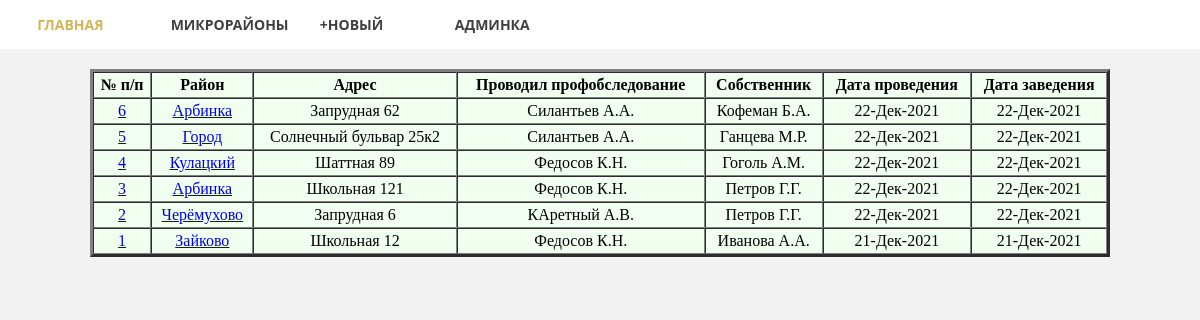
/, run on an earlier commit of the app's database.
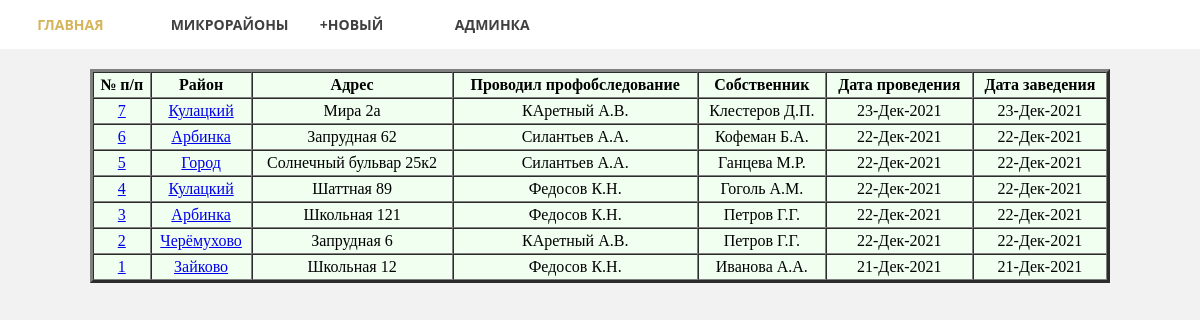
And on a later commit of the database.
### pas_chjs/models.py (models this page shows, shortened)
class Pas_chjs(models.Model):
     pas_number = models.IntegerField(verbose_name='Номер паспорта', unique=True)
     mkr_name_pas = models.ForeignKey('Mkr_name', on_delete=models.PROTECT, null=True, verbose_name='Микрорайон')
     pas_adress = models.CharField(max_length=350, verbose_name='Адрес')
     stages = models.IntegerField(blank=True, verbose_name='Этажность')
     walls_material = models.ForeignKey('Materials_walls', on_delete=models.PROTECT, null=True, verbose_name='Стены', blank=True)
     electric = models.BooleanField(default=True, verbose_name='Электрофицирован')
     apis = models.IntegerField(default=0, verbose_name='АПИ')
     living = models.IntegerField(default=0, verbose_name='Проживает')
     childrens = models.IntegerField(default=0, verbose_name='Дети')
     characteristic = models.TextField(blank=True, verbose_name='Характеристика')
     owner_name = models.CharField(max_length=200, blank=True, verbose_name='Имя собственника')
     date_owner = models.DateField(verbose_name='Дата')
     woker_mchs = models.CharField(max_length=200, verbose_name='Сотрудник')
     woker_date = models.DateField(verbose_name='Дата')
     unfineshed = models.BooleanField(default=False, verbose_name='Недострой')
     created_at = models.DateTimeField(auto_now_add=True, verbose_name='Создано')
     created_update = models.DateTimeField(auto_now=True, verbose_name='Обновлено')
     class Meta:
          verbose_name = 'Паспорт'
          verbose_name_plural = 'Паспорта'
          ordering = ['-created_at']

class Mkr_name(models.Model):
     name = models.CharField(max_length=150, db_index=True, verbose_name='Микрорайон')
     def __str__(self):
         return self.name
     class Meta:
          verbose_name = 'Микрорайон'
          verbose_name_plural = 'Микрорайоны'

### pas_chjs/views.py (the view)
# urls.py: path('', index),
def index(request):
    pas_chjs = Pas_chjs.objects.all()
    mkr_name = Mkr_name.objects.all()
    materials_walls = Materials_walls.objects.all()
    context = {
        'pas_chjs': pas_chjs,
        'title': 'Список паспортов ЧЖС',
        'mkr_name': mkr_name,
        'materials_wals': materials_walls,
    }
    return render(request, 'pas_chjs/index.html', context)

### pas_chjs/templates/pas_chjs/index.html (shortened to what this page needs)
<!DOCTYPE html>
<html lang="ru">
<head>
</head>
<body>
<header>
  <nav>
      <ul class="topmenu">
        <li><a href="/">Главная</a></li>
        <li><a href="" class="submenu-link">Микрорайоны</a>
        </li>
        <li><a href="/admin/pas_chjs/pas_chjs/add/">+Новый</a></li>
        <li><a href="/admin">Админка</a></li>
      </ul>
    </nav>
</header>
        <table width="85%" bgcolor="#F0FFF0" cellspacing="0" cellpadding="3" border="3" align="center">
            <caption><h2></h2></caption>
            <tr align="center">
                <th>№ п/п</th>
                <th>Район</th>
                <th>Адрес</th>
                <th>Проводил профобследование</th>
                <th>Собственник</th>
                <th>Дата проведения</th>
                <th>Дата заведения</th>
            </tr>
    {% for pas in pas_chjs %}
        <tr>
            <td align="center"><a href="/pas/{{ pas.pk }}">{{ pas.pas_number }}</a></td>
            <td align="center"><a href="/mkr_name/{{ pas.mkr_name_pas.pk }}">{{ pas.mkr_name_pas }}</a></td>
            <td align="center">{{ pas.pas_adress }}</td>
            <td align="center">{{ pas.woker_mchs }}</td>
            <td align="center">{{ pas.owner_name }}</td>
            <td align="center">{{ pas.woker_date|date:"d-M-Y" }}</td>
            <td align="center">{{ pas.created_at|date:"d-M-Y" }}</td>
      </tr>
    {% endfor %}
    </table>
</body>
</html>

What changed in the data, as far as the page shows it:
added Pas_chjs: pas_number "7", mkr_name_pas "Кулацкий", pas_adress "Мира 2а", woker_mchs "КАретный А.В.", owner_name "Клестеров Д.П.", woker_date "23-Дек-2021", created_at "23-Дек-2021"
